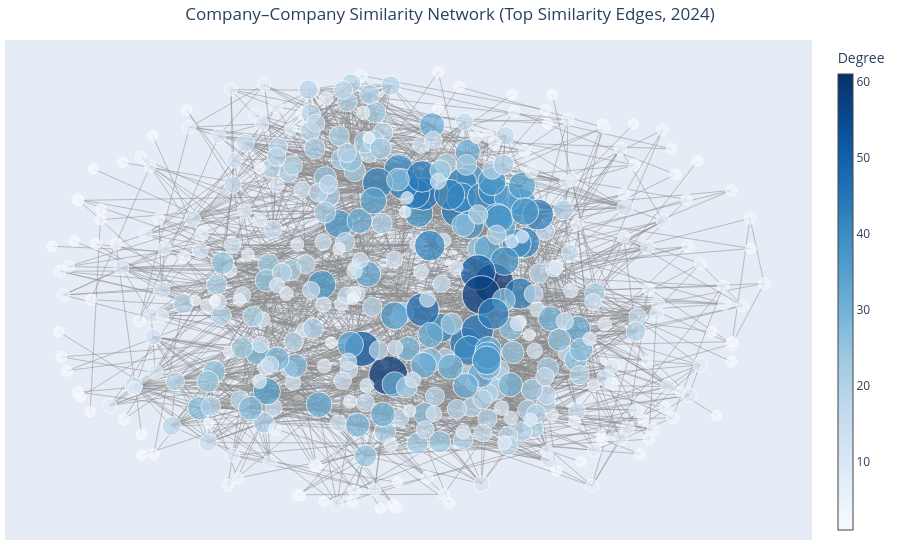

Source (notebook cell):
### Code cell
if H_cc.number_of_nodes() > 0:
    # Layout positions from NetworkX
    pos = nx.spring_layout(H_cc, seed=42, k=0.4)

    # --- Build edge traces ---
    edge_x = []
    edge_y = []
    edge_weights = []
    edge_text = []

    for u, v, d in H_cc.edges(data=True):
        x0, y0 = pos[u]
        x1, y1 = pos[v]
        edge_x += [x0, x1, None]
        edge_y += [y0, y1, None]
        edge_weights.append(d["weight"])
        edge_text.append(f"{G.nodes[u]['label']} ↔ {G.nodes[v]['label']}<br>weight={d['weight']:.4f}")

    edge_trace = go.Scatter(
        x=edge_x,
        y=edge_y,
        line=dict(width=0.5, color="#888"),
        hoverinfo="none",
        mode="lines",
        name="Similarity"
    )

    # Optional: separate edge hover markers at midpoints
    edge_mid_x = []
    edge_mid_y = []
    for u, v, d in H_cc.edges(data=True):
        x0, y0 = pos[u]
        x1, y1 = pos[v]
        edge_mid_x.append((x0 + x1) / 2)
        edge_mid_y.append((y0 + y1) / 2)

    edge_hover_trace = go.Scatter(
        x=edge_mid_x,
        y=edge_mid_y,
        mode="markers",
        hoverinfo="text",
        marker=dict(size=5, color="rgba(0,0,0,0)"),  # invisible markers
        text=edge_text,
        name="Edge info"
    )

    # --- Build node trace ---
    degrees = dict(H_cc.degree())
    max_deg = max(degrees.values()) if degrees else 1

    node_x = []
    node_y = []
    node_size = []
    node_text = []

    for n in H_cc.nodes():
        x, y = pos[n]
        node_x.append(x)
        node_y.append(y)
        # Node size scaled by degree
        node_size.append(10 + 30 * (degrees[n] / max_deg))
        label = G.nodes[n]["label"]
        node_text.append(
            f"{label}<br>symbol={n}"
            f"<br>degree={degrees[n]}"
        )

    node_trace = go.Scatter(
        x=node_x,
        y=node_y,
        mode="markers",
        hoverinfo="text",
        text=node_text,
        marker=dict(
            showscale=True,
            colorscale="Blues",
            reversescale=False,
            color=[degrees[n] for n in H_cc.nodes()],
            size=node_size,
            colorbar=dict(
                thickness=15,
                title="Degree",
                xanchor="left",

            ),
            line_width=1
        ),
        name="Companies"
    )

    fig = go.Figure(
        data=[edge_trace, edge_hover_trace, node_trace],
        layout=go.Layout(
            title="Company–Company Similarity Network (Top Similarity Edges, 2024)",
            title_x=0.5,
            showlegend=False,
            hovermode="closest",
            margin=dict(b=20, l=5, r=5, t=40),
            xaxis=dict(showgrid=False, zeroline=False, showticklabels=False),
            yaxis=dict(showgrid=False, zeroline=False, showticklabels=False),
        )
    )

    fig.show()
else:
    print("No edges in the thresholded company-company graph to plot.")

### Figure 1 — Plotly figure (JSON) as saved in the notebook; plotly's stock layout.template omitted (floating-point values rounded to 4 significant figures; data arrays with more than 128 entries replaced by an {"elided": "..."} marker saying what was removed)
{"data": [{"hoverinfo": "none", "line": {"color": "#888", "width": 0.5}, "mode": "lines", "name": "Similarity", "type": "scatter", "x": {"elided": "10314 float values"}, "y": {"elided": "10314 float values"}}, {"hoverinfo": "text", "marker": {"color": "rgba(0,0,0,0)", "size": 5}, "mode": "markers", "name": "Edge info", "text": {"elided": "3438 str values"}, "type": "scatter", "x": {"elided": "3438 float values"}, "y": {"elided": "3438 float values"}}, {"hoverinfo": "text", "marker": {"color": {"elided": "447 int values"}, "colorbar": {"thickness": 15, "title": {"text": "Degree"}, "xanchor": "left"}, "colorscale": [[0, "rgb(247,251,255)"], [0.125, "rgb(222,235,247)"], [0.25, "rgb(198,219,239)"], [0.375, "rgb(158,202,225)"], [0.5, "rgb(107,174,214)"], [0.625, "rgb(66,146,198)"], [0.75, "rgb(33,113,181)"], [0.875, "rgb(8,81,156)"], [1, "rgb(8,48,107)"]], "line": {"width": 1}, "reversescale": false, "showscale": true, "size": {"elided": "447 float values"}}, "mode": "markers", "name": "Companies", "text": {"elided": "447 str values"}, "type": "scatter", "x": {"elided": "447 float values"}, "y": {"elided": "447 float values"}}], "layout": {"hovermode": "closest", "margin": {"b": 20, "l": 5, "r": 5, "t": 40}, "showlegend": false, "title": {"text": "Company–Company Similarity Network (Top Similarity Edges, 2024)", "x": 0.5}, "xaxis": {"showgrid": false, "showticklabels": false, "zeroline": false}, "yaxis": {"showgrid": false, "showticklabels": false, "zeroline": false}}}
